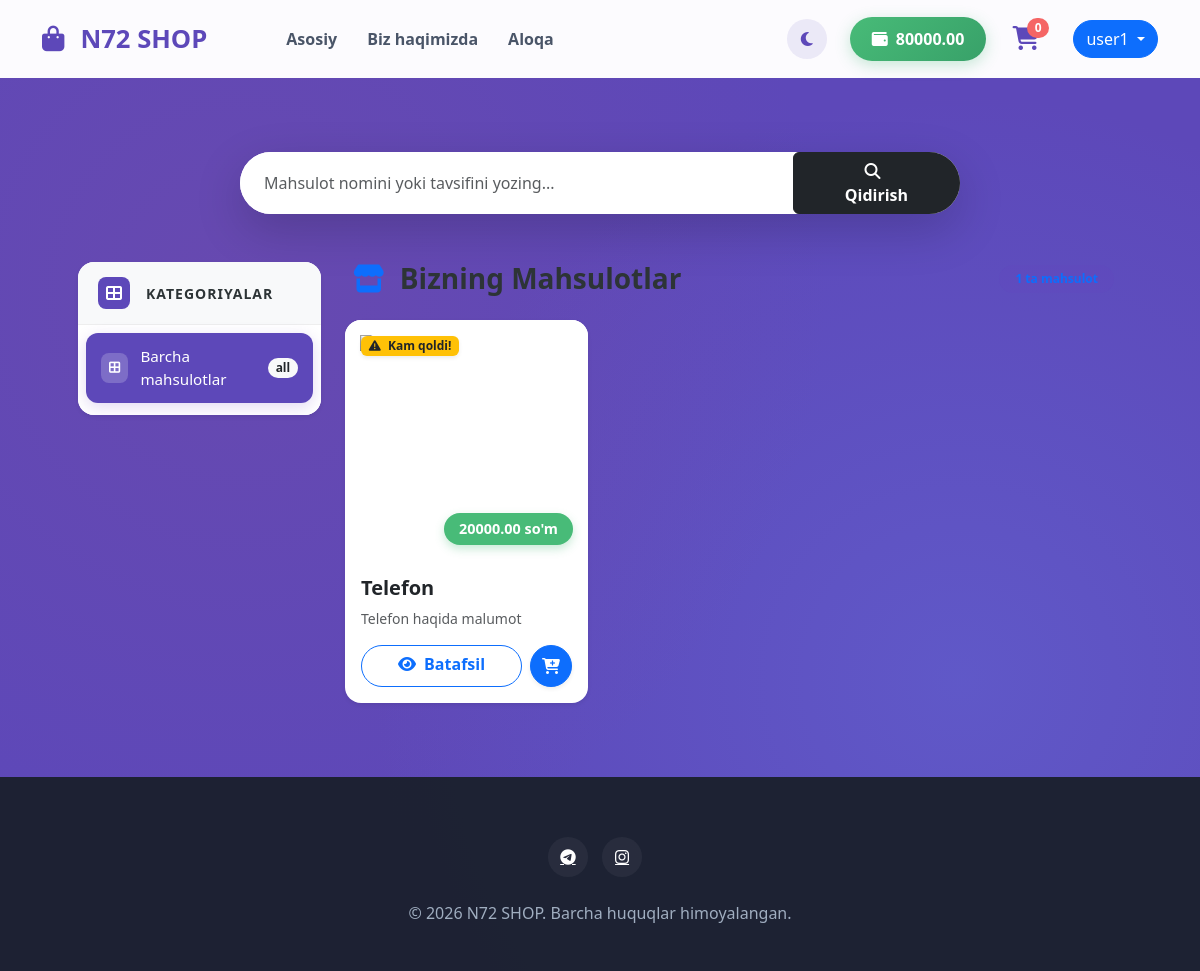
The page /product-list/ (signed in) on the database its author committed.
### main/models.py (models this page shows, shortened)
class Wallet(models.Model):
    user = models.OneToOneField(
        User,
        on_delete=models.CASCADE,
        related_name='wallet'
    )
    balance = models.DecimalField(
        max_digits=12,
        decimal_places=2,
        default=0
    )
    updated_at = models.DateTimeField(auto_now=True)

### users/models.py (models this page shows, shortened)
class Cart(models.Model):
    user = models.OneToOneField(User, on_delete=models.CASCADE, related_name='cart')

### products/models.py (models this page shows, shortened)
class Product(models.Model):
    owner = models.ForeignKey(User, on_delete=models.CASCADE, limit_choices_to={'is_staff': True}, related_name='products')
    name = models.CharField(max_length=200)
    description = models.TextField()
    image = models.ImageField(upload_to='media/', null=True, blank=True)
    price = models.DecimalField(max_digits=10, decimal_places=2)
    category = models.ForeignKey(Category, on_delete=models.CASCADE)
    quantity = models.PositiveIntegerField(default=1)
    created_at = models.DateTimeField(auto_now_add=True)
    is_active = models.BooleanField(default=True)

### products/views.py (the view)
# urls.py: path('product-list/', ProductListView.as_view(), name='product_list'),
class ProductListView(ListView):
    model = Product
    template_name = 'product-list.html'
    context_object_name = 'products'

### templates/product-list.html (shortened to what this page needs)
{% extends 'base.html' %}
{% block content %}
<div class="container-fluid py-4 animate__animated animate__fadeIn">
    <div class="row mb-5 justify-content-center">
        <div class="col-md-10 col-lg-8">
            <form action="{% url 'index' %}" method="get" class="search-box-modern d-flex shadow-lg rounded-pill overflow-hidden bg-white">
                <input type="text" name="q" class="form-control border-0 ps-4 py-3 shadow-none"
                       placeholder="Mahsulot nomini yoki tavsifini yozing..." value="{{ request.GET.q|default:'' }}">
                <button type="submit" class="btn btn-dark px-5 fw-bold">
                    <i class="fas fa-search me-2"></i> Qidirish
                </button>
            </form>
        </div>
    </div>
    <div class="row px-md-4">
        <div class="col-lg-3 mb-4">
            <div class="category-sidebar shadow-sm border-0 rounded-4 overflow-hidden sticky-top" style="top: 100px;">
                <div class="sidebar-header d-flex align-items-center">
                    <div class="header-icon-box me-3">
                        <i class="fas fa-th-large"></i>
                    </div>
                    <span class="fw-bold m-0 text-uppercase small" style="letter-spacing: 1px;">Kategoriyalar</span>
                </div>
                <div class="list-group list-group-flush p-2 bg-white">
                    <a href="{% url 'index' %}"
                       class="category-item {% if not current_category %}active{% endif %}">
                        <span class="cat-icon"><i class="fas fa-border-all"></i></span>
                        <span class="cat-name">Barcha mahsulotlar</span>
                        <span class="badge rounded-pill bg-light text-dark border">{{ total_products_count|default:"all" }}</span>
                    </a>
                </div>
            </div>
        </div>
        <div class="col-lg-9">
            <div class="d-flex justify-content-between align-items-center mb-4 px-2">
                <h3 class="fw-bold m-0">
                    {% if current_category %}
                        <i class="fas fa-folder-open text-primary me-2"></i>
                        {% for cat in categories %}{% if current_category == cat.id|stringformat:'i' %}{{ cat.name }}{% endif %}{% endfor %}
                    {% else %}
                        <i class="fas fa-store text-primary me-2"></i> Bizning Mahsulotlar
                    {% endif %}
                </h3>
                <span class="badge bg-soft-primary text-primary px-3 py-2 rounded-pill">
                </span>
            </div>
            {% if products %}
            <div class="row row-cols-1 row-cols-md-2 row-cols-xl-3 g-4">
                {% for product in products %}
                <div class="col">
                    <div class="card h-100 product-card border-0 shadow-sm rounded-4 overflow-hidden">
                        <div class="position-relative overflow-hidden" style="height: 240px; background: #fff;">
                            <div class="position-absolute top-0 start-0 m-3 d-flex flex-column gap-2">
                                {% if product.quantity < 5 and product.quantity > 0 %}
                                    <span class="badge bg-warning text-dark shadow-sm animate__animated animate__pulse animate__infinite">
                                        <i class="fas fa-exclamation-triangle me-1"></i> Kam qoldi!
                                    </span>
                                {% elif product.quantity == 0 %}
                                    <span class="badge bg-danger shadow-sm">
                                        <i class="fas fa-times-circle me-1"></i> Sotuvda yo'q
                                    </span>
                                {% endif %}
                            </div>
                            <div class="price-badge">{{ product.price }} so'm</div>
                        </div>
                        <div class="card-body d-flex flex-column">
                            <h5 class="card-title fw-bold text-dark text-truncate mb-2">{{ product.name }}</h5>
                            <p class="card-text text-muted small mb-3">
                                {{ product.description|truncatewords:10 }}
                            </p>
                            <div class="mt-auto d-flex gap-2">
                                <a href="{% url 'product_detail' product.id %}" class="btn btn-outline-primary flex-grow-1 rounded-pill fw-bold small">
                                    <i class="fas fa-eye me-1"></i> Batafsil
                                </a>
                                {% if product.quantity > 0 %}
                                <form action="{% url 'add_to_cart' product.id %}" method="post" class="m-0">
                                    <button type="submit" class="btn btn-primary rounded-circle shadow-sm d-flex align-items-center justify-content-center" style="width: 42px; height: 42px;">
                                        <i class="fas fa-cart-plus"></i>
                                    </button>
                                </form>
                                {% else %}
                                <button class="btn btn-secondary disabled rounded-circle" style="width: 42px; height: 42px;">
                                    <i class="fas fa-ban"></i>
                                </button>
                                {% endif %}
                            </div>
                        </div>
                    </div>
                </div>
                {% endfor %}
            </div>
            {% endif %}
        </div>
    </div>
</div>
{% endblock %}

### templates/base.html (shortened to what this page needs)
<!DOCTYPE html>
<html lang="uz">
<head>
    <link href="https://cdn.jsdelivr.net/npm/bootstrap@5.3.0/dist/css/bootstrap.min.css" rel="stylesheet">
    <link rel="stylesheet" href="https://cdnjs.cloudflare.com/ajax/libs/font-awesome/6.4.0/css/all.min.css">
    <link rel="stylesheet" href="https://cdnjs.cloudflare.com/ajax/libs/animate.css/4.1.1/animate.min.css"/>
</head>
<body>
    <nav class="navbar navbar-expand-lg navbar-custom sticky-top">
        <div class="container">
            <a class="navbar-brand d-flex align-items-center" href="{% url 'index' %}">
                <i class="fas fa-shopping-bag me-3"></i>
                <span>N72 SHOP</span>
            </a>
            <div class="collapse navbar-collapse" id="mainNav">
                <ul class="navbar-nav me-auto ms-lg-5">
                    <li class="nav-item"><a class="nav-link" href="{% url 'index' %}">Asosiy</a></li>
                    <li class="nav-item"><a class="nav-link" href="{% url 'about' %}">Biz haqimizda</a></li>
                    <li class="nav-item"><a class="nav-link" href="{% url 'contact' %}">Aloqa</a></li>
                </ul>
                <div class="d-flex align-items-center gap-2">
                    <button onclick="toggleTheme()" class="theme-toggle-btn" id="theme-btn" title="Rejimni o'zgartirish">
                        <i class="fas fa-moon" id="theme-icon"></i>
                    </button>
                    {% if user.is_authenticated %}
                        <a href="{% url 'wallet_detail' %}" class="wallet-balance me-2">
                            <i class="fas fa-wallet me-2"></i>{{ user.wallet.balance|default:"0" }}
                        </a>
                        <a href="{% url 'cart' %}" class="cart-wrapper me-3">
                            <i class="fas fa-shopping-cart cart-icon"></i>
                            <span class="badge rounded-pill cart-badge">{{ user.cart.items.count|default:0 }}</span>
                        </a>
                        <div class="dropdown">
                            <button class="btn btn-primary dropdown-toggle rounded-pill" data-bs-toggle="dropdown">
                                {{ user.username }}
                            </button>
                        </div>
                    {% else %}
                        <a class="btn btn-outline-primary rounded-pill px-4" href="{% url 'login' %}">Kirish</a>
                    {% endif %}
                </div>
            </div>
        </div>
    </nav>
    <main class="main-wrapper">
        <div class="container">
            {% block content %}{% endblock %}
        </div>
    </main>
    <footer>
        <div class="container text-center">
            <div class="mb-4">
                <a href="#" class="social-circle"><i class="fab fa-telegram"></i></a>
                <a href="#" class="social-circle"><i class="fab fa-instagram"></i></a>
            </div>
            <p>&copy; 2026 N72 SHOP. Barcha huquqlar himoyalangan.</p>
        </div>
    </footer>
</body>
</html>

### templates/base.html (style rules this page uses)
:root { --primary-bg: #5d48b9; --navbar-white: rgba(255, 255, 255, 0.98); --transition-smooth: all 0.4s cubic-bezier(0.4, 0, 0.2, 1); --card-shadow: 0 10px 30px rgba(0, 0, 0, 0.15); --accent-gold: #fbbf24; }
* { margin: 0; padding: 0; box-sizing: border-box; }
body { background-color: var(--primary-bg) !important; background-image: radial-gradient(circle at 20% 30%, rgba(118, 75, 162, 0.4) 0%, transparent 50%), radial-gradient(circle at 80% 70%, rgba(102, 126, 234, 0.3) 0%, transparent 50%); background-attachment: fixed; min-height: 100vh; display: flex; flex-direction: column; font-family: 'Segoe UI', sans-serif; overflow-x: hidden; color: #2d3436; transition: background-color 0.5s ease; }
.theme-toggle-btn { width: 40px; height: 40px; border-radius: 50%; border: none; display: flex; align-items: center; justify-content: center; cursor: pointer; transition: var(--transition-smooth); background: rgba(93, 72, 185, 0.1); color: var(--primary-bg); margin-right: 15px; }
.navbar-custom { background: var(--navbar-white) !important; backdrop-filter: blur(15px); padding: 15px 0; transition: var(--transition-smooth); z-index: 1050; }
.navbar-brand { font-weight: 800; font-size: 1.6rem; color: var(--primary-bg) !important; }
.nav-link { font-weight: 600; color: #4a5568 !important; padding: 8px 15px !important; border-radius: 8px; transition: var(--transition-smooth); }
.wallet-balance { background: linear-gradient(135deg, #48bb78 0%, #38a169 100%); color: white !important; padding: 10px 22px; border-radius: 50px; font-weight: 700; text-decoration: none; box-shadow: 0 4px 15px rgba(72, 187, 120, 0.3); }
.cart-wrapper { position: relative; padding: 10px; }
.cart-icon { font-size: 1.5rem; color: var(--primary-bg); }
.cart-badge { background: #f56565 !important; position: absolute; top: 2px; right: 0; }
.main-wrapper { flex: 1; padding: 50px 0; }
footer { background: rgba(26, 32, 44, 0.95); color: #a0aec0; padding: 60px 0 30px; margin-top: auto; }
.social-circle { width: 40px; height: 40px; background: rgba(255,255,255,0.05); display: inline-flex; align-items: center; justify-content: center; border-radius: 50%; color: white; margin-right: 10px; }

### templates/product-list.html (style rules this page uses)
.category-sidebar { background: white; transition: all 0.3s ease; }
.sidebar-header { background: #f8f9fa; padding: 15px 20px; border-bottom: 1px solid #eee; }
.header-icon-box { width: 32px; height: 32px; background: var(--primary-bg); color: white; border-radius: 8px; display: flex; align-items: center; justify-content: center; }
.category-item { display: flex; align-items: center; padding: 12px 15px; margin-bottom: 4px; border-radius: 12px; text-decoration: none; color: #4a5568; font-weight: 500; transition: all 0.3s ease; }
.cat-icon { width: 30px; height: 30px; display: flex; align-items: center; justify-content: center; background: #f1f3f9; border-radius: 8px; margin-right: 12px; font-size: 0.8rem; }
.cat-name { flex-grow: 1; font-size: 0.95rem; }
.category-item.active { background: var(--primary-bg) !important; color: white !important; box-shadow: 0 4px 15px rgba(111, 66, 193, 0.2); }
.category-item.active .cat-icon { background: rgba(255,255,255,0.2); color: white; }
.category-item.active .badge { border: none !important; }
.product-card { transition: all 0.4s ease; background: white; }
.price-badge { position: absolute; bottom: 15px; right: 15px; background: #48bb78; color: white; padding: 5px 15px; border-radius: 50px; font-weight: 800; font-size: 0.9rem; box-shadow: 0 4px 10px rgba(72, 187, 120, 0.3); }
.bg-soft-primary { background: rgba(111, 66, 193, 0.1); }

### rows shown on the page
Product: quantity 1 (drawn), price "20000.00", name "Telefon", description "Telefon haqida malumot"

### other values the page prints
{{ user.wallet.balance|default:"0" }} "80000.00"
{{ user.cart.items.count|default:0 }} "0"
{{ user.username }} "user1"
{{ total_products_count|default:"all" }} "all"
